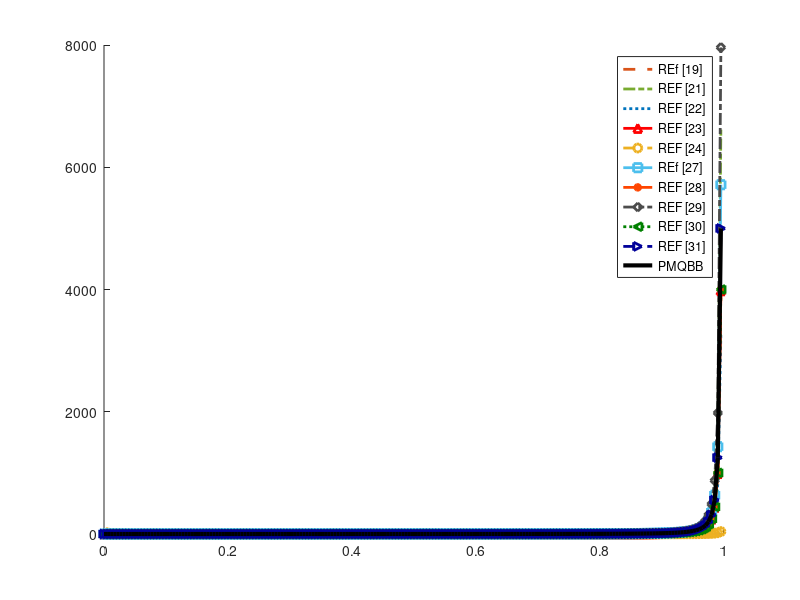

This chart was generated by the following MATLAB code:
d=0:.005:1;
hold on
g1=(((d).^2 )./((1-d).^2 ))/10;
g2=((1+d)./((1-d).^2 ))/12;
g3=(((d).^2 )./((1-d).^2 ))/12;
g4=((d)./((1-d).^2 ))/10;
g5=((1+d)./(d.*(1-d)))/10;
g27=((2*d).*(2-(d))./((1-d).^2 ))/14;
g28=((d).*(2-(d))./((1-d).^2 ))/10;
g29=((2*d)./((1-d).^2 ))/10;
g30=(((d).*(2-(d))./((1-d).^2 )))/10;
g31=((d).*(2-(d))./((1-d).^2 ))/8;
gp=(((d).*(2-(d))./((1-d).^2 )))/8;



plot(d, g1,  '--',  'Color', [0.85 0.33 0.10], 'LineWidth', 2);        
plot(d, g2,  '-.',  'Color', [0.47 0.67 0.19], 'LineWidth', 2);        
plot(d, g3,  ':',   'Color', [0.00 0.45 0.74], 'LineWidth', 2);        
plot(d, g4,  '-^',  'Color', 'r','LineWidth', 2);         
plot(d, g5,  '--o', 'Color', [0.93 0.69 0.13], 'LineWidth', 2);         
plot(d, g27, '-s',  'Color', [0.30 0.75 0.93], 'LineWidth', 2);        
plot(d, g28, '-*',  'Color', [1.00 0.27 0.00], 'LineWidth', 2);        
plot(d, g29, '-.d', 'Color', [0.30 0.30 0.30], 'LineWidth', 2);        
plot(d, g30, ':<',  'Color', [0.00 0.50 0.00], 'LineWidth', 2);        
plot(d, g31, '-->', 'Color', [0.00 0.00 0.60], 'LineWidth', 2);        
plot(d, gp,  '-',   'Color', 'k',              'LineWidth', 3);         




legend ('REf [19]','REF [21]','REF [22]','REF [23]','REF [24]','REf [27]','REF [28]','REF [29]','REF [30]','REF [31]','PMQBB')